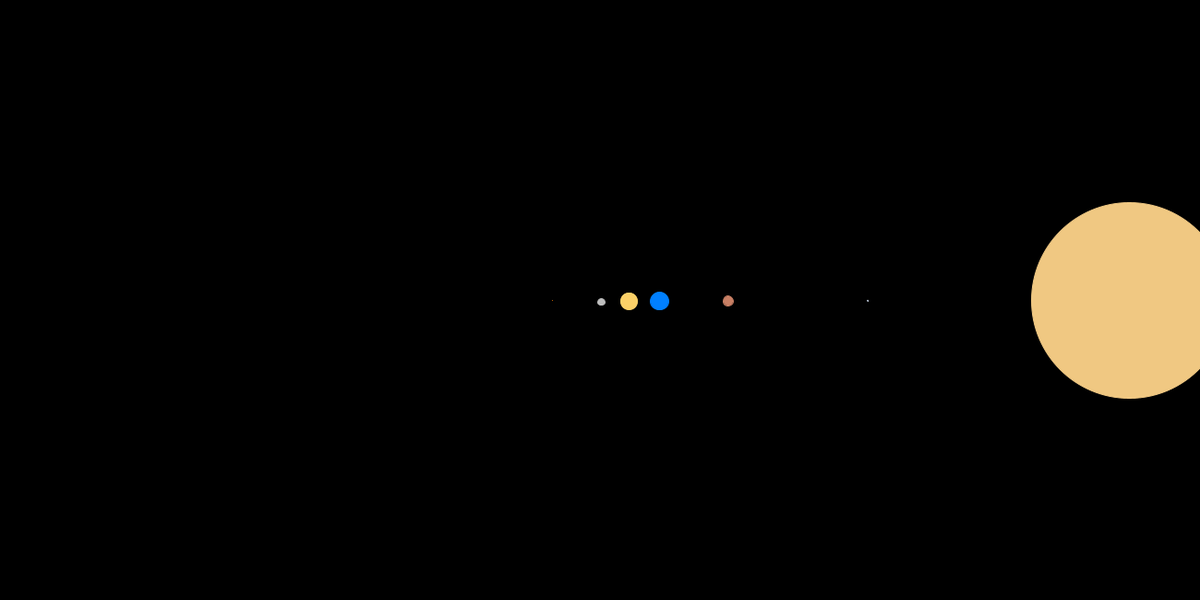
Frame 1 (no input)
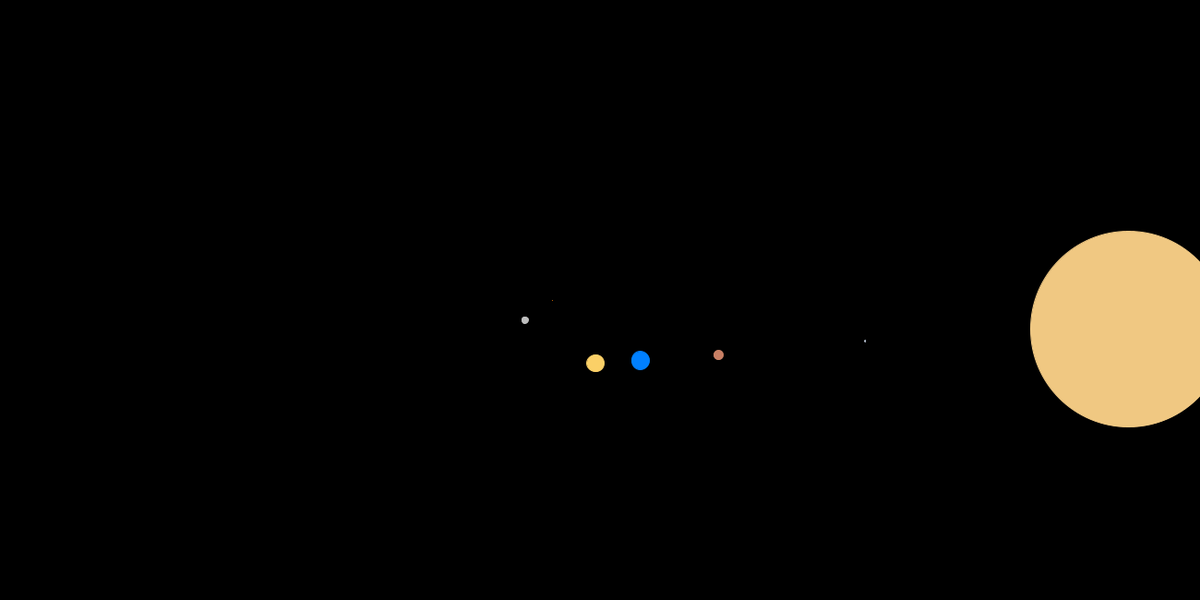
Frame 60 (the mouse pressed at the canvas centre just before this capture)
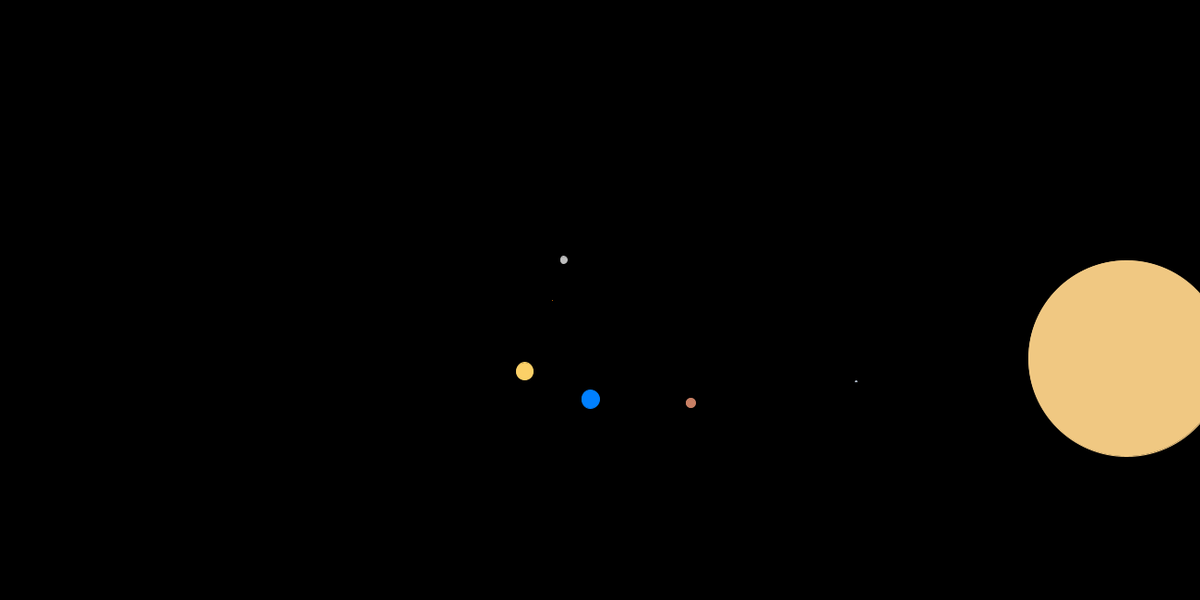
Frame 120 (the mouse held since frame 60 and released just before this capture)

The Processing sketch that drew these frames (run headless with seeded random() and noise(); from frame 60 on, the mouse is pressed at the canvas centre):

// Processing sketch: processing_94247
// ── processing_94247.pde

final float goldenRatio = (1+sqrt(5))/2;
final float f = 60;

ArrayList<Planet> planets;
int x,y;
int count;
boolean pause, label, orbit;

static float s;

void setup() {
  size(1300 ,650);
  x = (int)(0.46*width);
  y = height/2;
  count = 0;
  pause = false;
  label = false;
  orbit = false;
  s = 1;
  
  planets = new ArrayList<Planet>(); //                                 (DIFFERENTLY)
  //                                  (SCALED)   (SCALED)   (ABSOLUTE)    (SCALED)   
  // Planetary Values:               PERIHELION  APHELION   ECCENTRICITY   RADIUS    PERIOD (RELATIVE TO EARTH YEAR)
  planets.add(new Planet("MERCURY",    35.24,       53.49,    0.20563,     2*1.87,     0.24));
  planets.add(new Planet("VENUS",      82.34,       83.46,    0.006756,    2*4.64,     0.62));
  planets.add(new Planet("EARTH",     112.69,      116.52,    0.01671123,  2*4.88,     1.00));
  planets.add(new Planet("MARS",      158.33,      190.92,    0.093315,    2*2.59,     1.88));
  planets.add(new Planet("JUPITER",   567.34,      625.53,    0.048775,    2*52.99,   11.86));
  planets.add(new Planet("SATURN",   1036.96,     1159.34,    0.0557232,   2*43.91,   29.46));
  planets.add(new Planet("URANUS",   2105.93,     2301.65,    0.04440559,  2*19.35,   84.01));
  planets.add(new Planet("NEPTUNE",  3411.34,     3399.13,    0.01121427,  2*18.81,  164.80));
  planets.add(new Planet("CERES",     291.88,      342.19,    0.079138,    2*0.365,    4.60));
  planets.add(new Planet("PLUTO",    3399.13,     5600.87,    0.24880766,  2*0.899,   17.14));
  planets.add(new Planet("MAKEMAKE", 4405.77,     6046.73,    0.157,       2*0.586,   28.96));
  //planets.add(new Planet("ERIS",     4347.55,    11177.22,    0.435763,    2*0.928,   44.19));
  
}

void draw() {
  background(0);
  translate(x,y);
  
  if(!orbit) {
    stroke(255,128,0);
    point(0,0);
  }
  
  scale(s);
  if (!pause) count++;
    
  float time = count/100.0;
  for (Planet p : planets)
    p.drawPlanet(time,label,orbit,s);
}

void keyPressed() { 
  if (keyCode == LEFT) x -= 10;
  else if (keyCode == RIGHT) x += 10;
  else if (keyCode == UP) y -= 10;
  else if (keyCode == DOWN) y += 10;
  
  else if (key == '=') s *= goldenRatio;
  else if (key == '-') s /= goldenRatio;
  
  else if (key == '1') frameRate(frameRate/2);
  else if (key == '2') frameRate(frameRate*2);
  
  else if (key == '3') label = !label;
  else if (key == '4') orbit = !orbit;
  else if (key == '5') pause = !pause;
  
  else if (key == '0') {
    x = (int)(0.46*width);
    y = height/2;
    s = 1;
    frameRate(f);
    pause = false;
  }
  
  if (frameRate < 1) frameRate(1);
  
}

class Planet {
  
  private final color MERCURY = color(190);
  private final color VENUS = color(251,208,103);
  private final color EARTH = color(0,128,255);
  private final color MARS = color(200,127,100);
  private final color JUPITER = color(240,200,130);
  private final color SATURN = color(255,200,75);
  private final color URANUS = color(195,205,240);
  private final color NEPTUNE = color(30,70,255);
  private final color CERES = color(175,185,200);
  private final color PLUTO = color(215);
  private final color MAKEMAKE = color(0,0,200);
  //private final color ERIS = color(202);
  
  private float perihelion;
  private float aphelion;
  private float eccentricity;
  private float period;
  
  private float directrix;
  
  private String name;
  
  private float radius;
  private boolean rings;
  private color c;
  
  Planet (String name, float perihelion , float aphelion, float eccentricity, float radius, float period) {
    this.perihelion  = perihelion;
    this.aphelion = aphelion;
    this.eccentricity = eccentricity;
    this.period = period;
    
    this.name = name;
    
    this.directrix = (1/eccentricity-1)*aphelion;
    
    this.radius = radius;
    this.rings = name.equals("SATURN") || name.equals("URANUS");
    this.c = getColor(name);
  }
  
  void drawPlanet(float t, boolean label, boolean orbit, float sc) {
    if (orbit) {
      stroke(255);
      strokeWeight(1/sc);
      noFill();
      float c = (aphelion-perihelion)/2;
      float w = (aphelion+perihelion)/2;
      float h = w*sqrt(1-sq(eccentricity));
      
      ellipse(c,0,w,h);
    } 
    
    fill(c);
    stroke(c);
    
    float angle = theta(t);
    float rd = r(angle);
    
    ellipseMode(RADIUS);
    float x1 = rd*cos(angle);
    float y1 = rd*sin(angle);
    ellipse(x1,y1,radius,radius);
    
    stroke(255);
    if (label) {
      textSize(16/sc);
      text(name,x1+radius,y1);
    }
    
  }
  
  float theta (float t1) {
    return t1/period;
  }
  
  float r (float theta1) {
    return eccentricity*directrix/(1-eccentricity*cos(theta1));
  }

  color getColor(String s) {
    if (s.equals("MERCURY")) return MERCURY;
    else if (s.equals("VENUS")) return VENUS;
    else if (s.equals("EARTH")) return EARTH;
    else if (s.equals("MARS")) return MARS;
    else if (s.equals("JUPITER")) return JUPITER;
    else if (s.equals("SATURN")) return SATURN;
    else if (s.equals("URANUS")) return URANUS;
    else if (s.equals("NEPTUNE")) return NEPTUNE;
    else if (s.equals("CERES")) return CERES;
    else if (s.equals("PLUTO")) return PLUTO;
    else if (s.equals("MAKEMAKE")) return MAKEMAKE;
    //else if (s.equals("ERIS")) return ERIS;
    
    return 0;
  }
  
}
